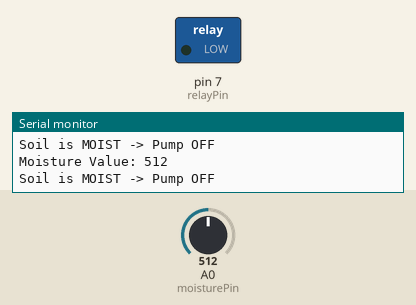
This sketch was run on a simulated Arduino Uno, built with avr-gcc and run on an emulated ATmega328P. Parts: switched loads named in the sketch (green lamp = pin HIGH), the last lines printed to the serial monitor. The inputs (shaded band) are chosen by the test bench; at power-on: A0 (moisturePin) = 512.

Above: at 1.8 s.
1.9 s: A0 (moisturePin) set to 489
At 2.9 s:
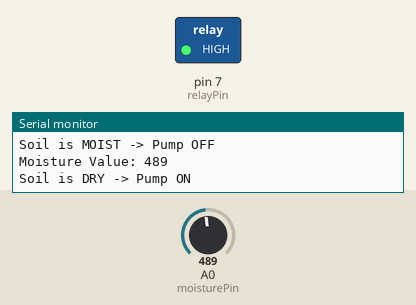
3.5 s: A0 (moisturePin) set to 510
At 4.5 s:
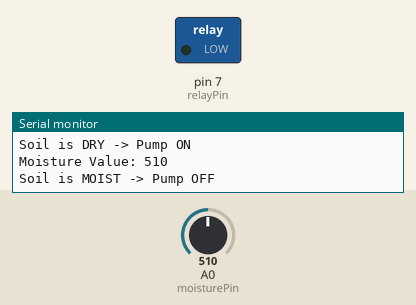
5.5 s: A0 (moisturePin) set to 490
At 7.3 s:
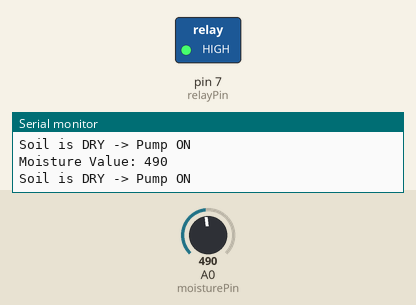
Timing chart, 0 to 8.8 s (numbered marks = the images above; inputs shaded):
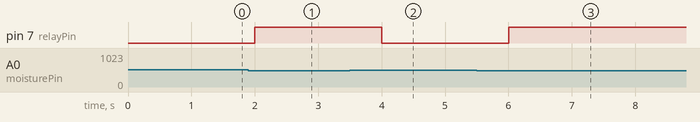

Measured:
- the behaviour switches between 500 and 499 on A0 (moisturePin) (found by bisection; images 0 and 1)
- after the input at 1.9 s, pin 7 (relayPin): LOW → HIGH after 0.10 s
- after the input at 3.5 s, pin 7 (relayPin): HIGH → LOW after 0.50 s
- after the input at 5.5 s, pin 7 (relayPin): LOW → HIGH after 0.50 s

The sketch:

sketch.ino
```cpp
const int moisturePin = A0;
const int relayPin = 7;

const int dryThreshold = 500;

void setup() {
  Serial.begin(9600);

  pinMode(relayPin, OUTPUT);

  // Pump OFF initially
  digitalWrite(relayPin, LOW);
}

void loop() {

  // Read soil moisture sensor
  int moistureValue = analogRead(moisturePin);

  Serial.print("Moisture Value: ");
  Serial.println(moistureValue);

  // Check whether soil is dry
  if (moistureValue < dryThreshold) {

    digitalWrite(relayPin, HIGH);

    Serial.println("Soil is DRY -> Pump ON");

  } else {

    digitalWrite(relayPin, LOW);

    Serial.println("Soil is MOIST -> Pump OFF");
  }

  delay(1000);
}
```
